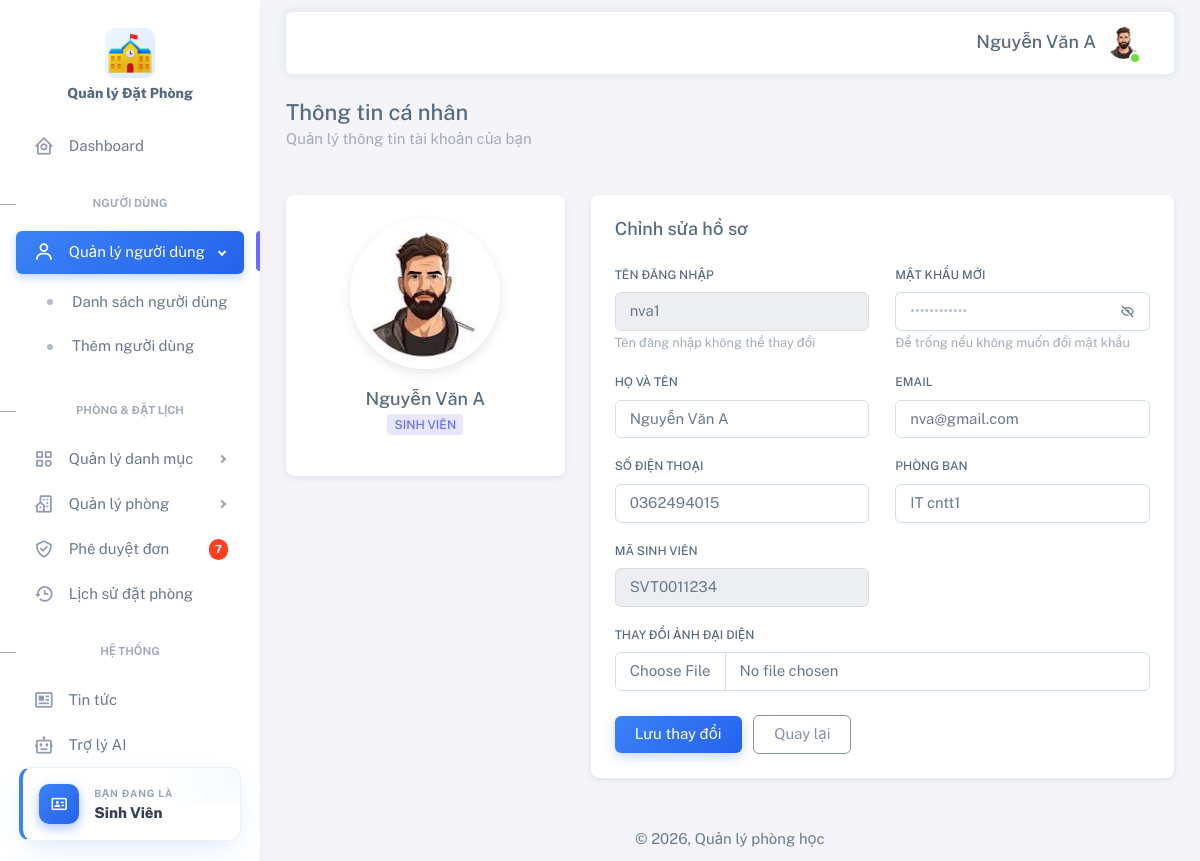
/admin/user/profile-user.php (signed in), run on the app's committed database.
### tables this page shows
CREATE TABLE `users` (
  `id` int(11) NOT NULL COMMENT 'ID',
  `username` varchar(50) NOT NULL COMMENT 'Tên đăng nhập duy nhất',
  `password` varchar(255) NOT NULL COMMENT 'Mật khẩu sau khi mã hóa',
  `avatar` varchar(255) DEFAULT NULL COMMENT 'avatar',
  `full_name` varchar(100) DEFAULT NULL COMMENT 'Họ tên đầy đủ',
  `email` varchar(100) DEFAULT NULL COMMENT 'Email người dùng (duy nhất)',
  `phone` varchar(15) DEFAULT NULL COMMENT 'Số điện thoại',
  `role` enum('admin','giang_vien','sinh_vien') NOT NULL COMMENT 'Vai trò người dùng',
  `department` varchar(100) DEFAULT NULL COMMENT 'Khoa hoặc phòng ban',
  `student_code` varchar(20) DEFAULT NULL COMMENT 'Mã sinh viên (nếu là sinh viên)',
  `employee_code` varchar(20) DEFAULT NULL COMMENT 'Mã giảng viên (nếu là giảng viên)',
  `is_active` tinyint(1) DEFAULT 1 COMMENT 'Còn hoạt động hay không',
  `created_at` timestamp NOT NULL DEFAULT current_timestamp() COMMENT 'Thời gian tạo bản ghi',
  `updated_at` timestamp NOT NULL DEFAULT current_timestamp() ON UPDATE current_timestamp() COMMENT 'Thời gian cập nhật bản ghi'
);

### helpers/helpers.php (called while the page is built, shortened)
<?php
    function getUserById($conn, $userId) {
        $sql = "SELECT * FROM users WHERE id = ? LIMIT 1";
        $stmt = $conn->prepare($sql);
        $stmt->bind_param("i", $userId);
        $stmt->execute();
        $result = $stmt->get_result();
        return $result->fetch_assoc();
    }
?>

### admin/user/profile-user.php (the view, shortened to what this page needs)
<?php
    include __DIR__ . '/../common/header.php';
    require_once __DIR__ . '/../../helpers/helpers.php';
    require_once __DIR__ . '/../../config/connect.php';
    $id = $_SESSION['user_id'] ? intval($_SESSION['user_id']) : 0;
    $old = $_SESSION['old'] ?? [];
    $stmt = $conn->prepare("SELECT * FROM users WHERE id = ?");
    $stmt->bind_param('i', $id);
    $stmt->execute();
    $user = $stmt->get_result()->fetch_assoc();
    $display = function($field) use ($old, $user) {
        return isset($old[$field]) ? htmlspecialchars($old[$field]) : htmlspecialchars($user[$field] ?? '');
    };
?>
</head>
<body>
    <div class="layout-wrapper layout-content-navbar">
        <div class="layout-container">
            <?php include __DIR__ . '/../common/menu-sidebar.php'; ?>
            <div class="layout-page">
                <?php include __DIR__ . '/../common/navbar.php'; ?>
                <div class="content-wrapper">
                    <div class="container-xxl flex-grow-1 container-p-y">
                        <div class="row mb-4">
                            <div class="col-12">
                                <h4 class="mb-1">Thông tin cá nhân</h4>
                                <p class="text-muted">Quản lý thông tin tài khoản của bạn</p>
                            </div>
                        </div>
                        <div class="row">
                            <div class="col-md-4">
                                <div class="card mb-4 mt-1">
                                    <div class="card-body text-center">
                                        <div class="avatar-preview-container">
                                            <img id="avatar-preview"
                                                src="<?php echo !empty($user['avatar']) ? '../../assets/' . htmlspecialchars($user['avatar']) : '../../assets/img/avatars/1.png'; ?>"
                                                alt="Avatar">
                                        </div>
                                        <h5 class="mb-1"><?php echo htmlspecialchars($user['full_name']); ?></h5>
                                        <p class="text-muted mb-3">
                                            <span class="badge bg-label-primary text-uppercase">
                                                <?php
                                                    $roles = ['admin' => 'Quản trị viên', 'giang_vien' => 'Giảng viên', 'sinh_vien' => 'Sinh viên'];
                                                    echo $roles[$user['role']] ?? $user['role'];
                                                ?>
                                            </span>
                                        </p>
                                    </div>
                                </div>
                            </div>
                            <div class="col-md-8">
                                <div class="card mb-4 mt-1">
                                    <div class="card-header d-flex justify-content-between align-items-center">
                                        <h5 class="mb-0">Chỉnh sửa hồ sơ</h5>
                                    </div>
                                    <div class="card-body">
                                        <form id="formProfile" method="POST" action="process-profile-user.php"
                                            enctype="multipart/form-data">
                                            <div class="row">
                                                <div class="mb-3 col-md-6">
                                                    <label for="username" class="form-label">Tên đăng nhập</label>
                                                    <input class="form-control" type="text" id="username" name="username"
                                                        value="<?= $display('username') ?>" readonly />
                                                    <small class="text-muted">Tên đăng nhập không thể thay đổi</small>
                                                </div>
                                                <div class="mb-3 col-md-6 form-password-toggle">
                                                    <label class="form-label" for="password">Mật khẩu mới</label>
                                                    <div class="input-group input-group-merge">
                                                        <input type="password" id="password" class="form-control"
                                                            name="password" placeholder="••••••••••••" />
                                                        <span class="input-group-text cursor-pointer"><i class="bx bx-hide"></i></span>
                                                    </div>
                                                    <small class="text-muted">Để trống nếu không muốn đổi mật khẩu</small>
                                                </div>
                                                <div class="mb-3 col-md-6">
                                                    <label for="full_name" class="form-label">Họ và tên</label>
                                                    <input class="form-control" type="text" id="full_name" name="full_name"
                                                        value="<?= $display('full_name') ?>" />
                                                </div>
                                                <div class="mb-3 col-md-6">
                                                    <label for="email" class="form-label">Email</label>
                                                    <input class="form-control" type="email" id="email" name="email"
                                                        value="<?= $display('email') ?>" />
                                                </div>
                                                <div class="mb-3 col-md-6">
                                                    <label for="phone" class="form-label">Số điện thoại</label>
                                                    <input class="form-control" type="text" id="phone" name="phone"
                                                        value="<?= $display('phone') ?>" />
                                                </div>
                                                <div class="mb-3 col-md-6">
                                                    <label for="department" class="form-label">Phòng ban</label>
                                                    <input class="form-control" type="text" id="department" name="department"
                                                        value="<?= $display('department') ?>" />
                                                </div>
                                                <?php if($user['role'] == 'sinh_vien'): ?>
                                                <div class="mb-3 col-md-6">
                                                    <label for="student_code" class="form-label">Mã sinh viên</label>
                                                    <input class="form-control" type="text" id="student_code"
                                                        name="student_code" value="<?= $display('student_code') ?>" readonly />
                                                </div>
                                                <?php endif; ?>
                                                <div class="mb-3 col-md-12">
                                                    <label for="avatar" class="form-label">Thay đổi ảnh đại diện</label>
                                                    <input class="form-control" type="file" id="avatar" name="avatar"
                                                        accept="image/*" onchange="previewAvatar(event)" />
                                                </div>
                                            </div>
                                            <div class="mt-2">
                                                <button type="submit" class="btn btn-primary me-2" style="background: var(--primary-gradient); border: none; box-shadow: 0 4px 12px rgba(59, 130, 246, 0.3);">Lưu thay đổi</button>
                                                <a href="../dashboard/index.php" class="btn btn-outline-secondary">Quay lại</a>
                                            </div>
                                        </form>
                                    </div>
                                </div>
                            </div>
                        </div>
                    </div>
                    <?php include __DIR__ . '/../common/footer.php'; ?>
                </div>
            </div>
        </div>
    </div>
</body>
</html>

### admin/common/navbar.php (shortened to what this page needs)
<?php
    require_once __DIR__ . '/../../config/connect.php';
    require_once __DIR__ . '/../../helpers/helpers.php';
    $userId = $_SESSION['user_id'] ? intval($_SESSION['user_id']) : 0;
    $userLoginId = getUserById($conn, $userId);
?>
<nav class="layout-navbar container-xxl navbar navbar-expand-xl navbar-detached align-items-center bg-navbar-theme"
    id="layout-navbar" style="z-index: 1;">
    <div class="navbar-nav-right d-flex align-items-center" id="navbar-collapse">
        <ul class="navbar-nav flex-row align-items-center ms-auto">
            <h5 style="padding-top: 8%;"><?php echo $userLoginId['full_name']; ?></h5>
            <li class="nav-item navbar-dropdown dropdown-user dropdown">
                <a class="nav-link dropdown-toggle hide-arrow" href="javascript:void(0);" data-bs-toggle="dropdown">
                    <div class="avatar avatar-online">
                        <img src="<?php echo !empty($userLoginId['avatar']) ? '../../assets/' . htmlspecialchars($userLoginId['avatar']) : ''; ?>" alt class="w-px-40 h-auto rounded-circle" />
                    </div>
                </a>
            </li>
        </ul>
    </div>
</nav>

### admin/user/profile-user.php (style rules this page uses)
:root { --primary-gradient: linear-gradient(135deg, #3b82f6 0%, #2563eb 100%); }
.avatar-preview-container { position: relative; width: 150px; height: 150px; margin: 0 auto 20px; }
#avatar-preview { width: 100%; height: 100%; object-fit: cover; border-radius: 50%; border: 4px solid #fff; box-shadow: 0 4px 12px rgba(0,0,0,0.1); }

### data on the page
users: full_name "Nguyễn Văn A", avatar (picture), role "SINH VIÊN", username "nva1", email "nva@gmail.com", phone "0362494015", department "IT cntt1", student_code "SVT0011234"

### other printed values
$pending_count "7"
$role_map[$_SESSION['user_role']] "Sinh Viên"
